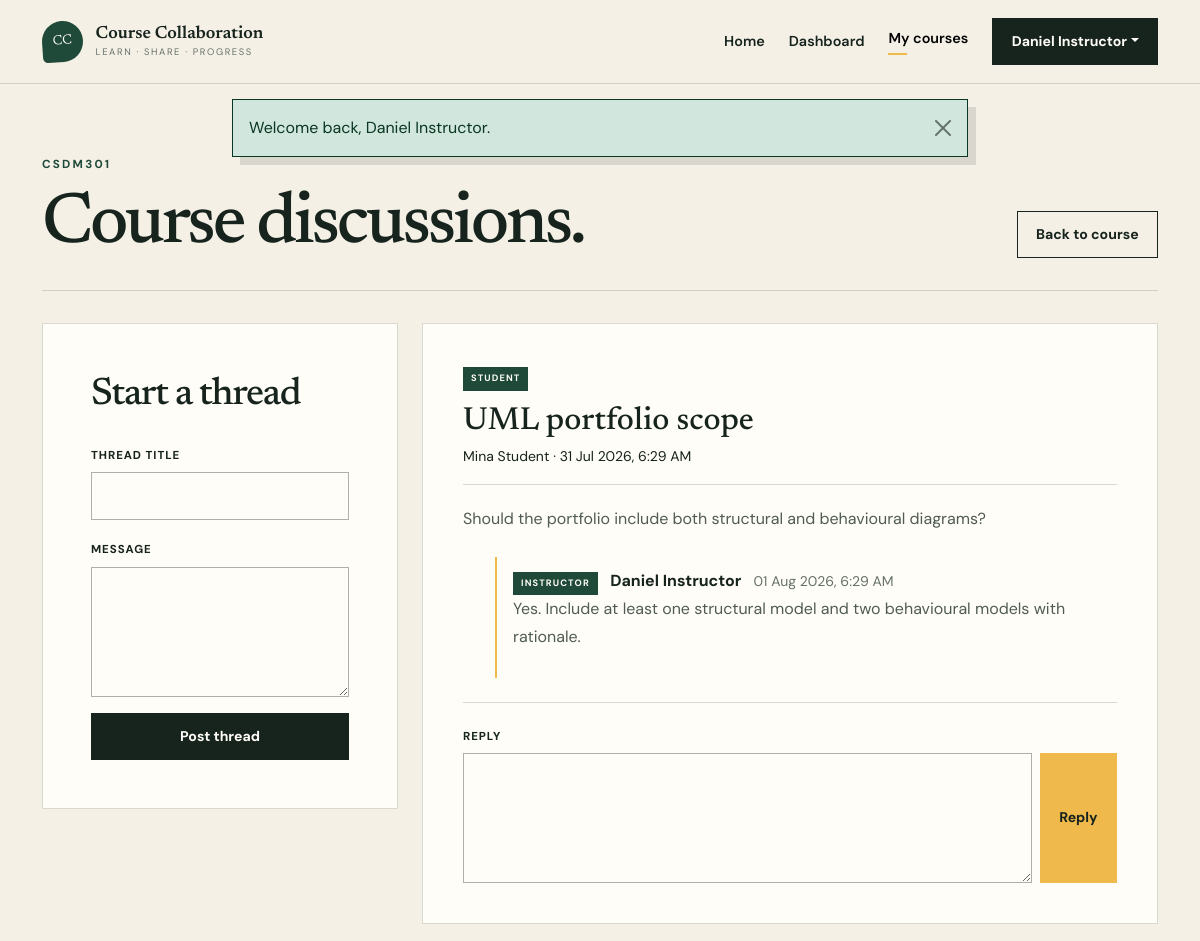
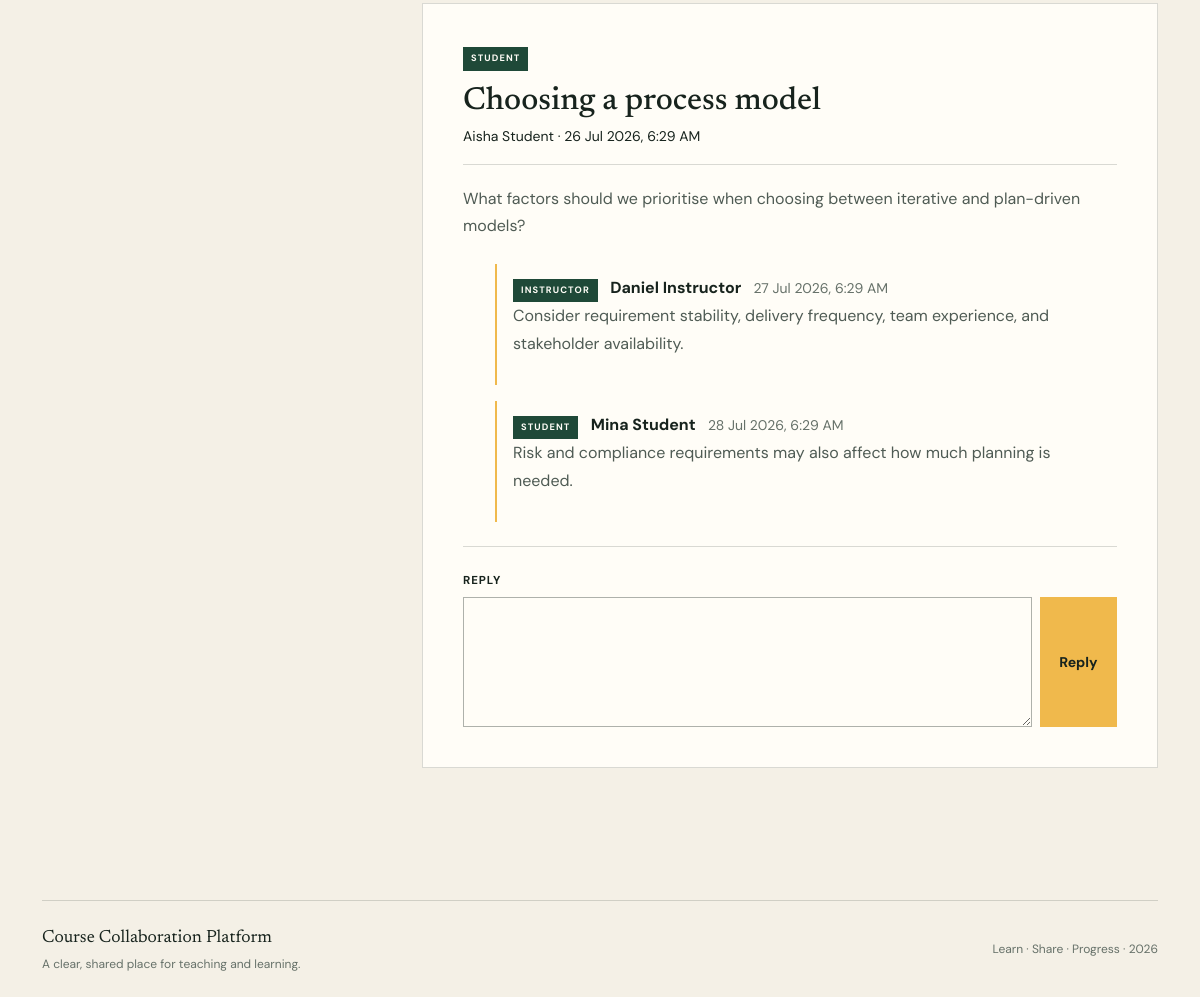
Screenshot of /discussions.php?course_id=1 (signed in) with the database file from the repository (2 pictures, top to bottom).
### tables this page shows
CREATE TABLE courses (
    id BIGINT UNSIGNED AUTO_INCREMENT PRIMARY KEY,
    instructor_id BIGINT UNSIGNED NOT NULL,
    course_code VARCHAR(30) NOT NULL,
    title VARCHAR(180) NOT NULL,
    description TEXT NULL,
    is_published TINYINT(1) NOT NULL DEFAULT 1,
    created_at TIMESTAMP NOT NULL DEFAULT CURRENT_TIMESTAMP,
    updated_at TIMESTAMP NOT NULL DEFAULT CURRENT_TIMESTAMP ON UPDATE CURRENT_TIMESTAMP,
    UNIQUE KEY uq_courses_code (course_code),
    KEY idx_courses_instructor (instructor_id),
    CONSTRAINT fk_courses_instructor
        FOREIGN KEY (instructor_id) REFERENCES users(id)
        ON UPDATE CASCADE ON DELETE RESTRICT
);

CREATE TABLE discussion_threads (
    id BIGINT UNSIGNED AUTO_INCREMENT PRIMARY KEY,
    course_id BIGINT UNSIGNED NOT NULL,
    author_id BIGINT UNSIGNED NOT NULL,
    title VARCHAR(180) NOT NULL,
    content TEXT NOT NULL,
    created_at TIMESTAMP NOT NULL DEFAULT CURRENT_TIMESTAMP,
    updated_at TIMESTAMP NOT NULL DEFAULT CURRENT_TIMESTAMP ON UPDATE CURRENT_TIMESTAMP,
    KEY idx_threads_course_date (course_id, created_at),
    KEY idx_threads_author (author_id),
    CONSTRAINT fk_threads_course
        FOREIGN KEY (course_id) REFERENCES courses(id)
        ON UPDATE CASCADE ON DELETE CASCADE,
    CONSTRAINT fk_threads_author
        FOREIGN KEY (author_id) REFERENCES users(id)
        ON UPDATE CASCADE ON DELETE RESTRICT
);

CREATE TABLE users (
    id BIGINT UNSIGNED AUTO_INCREMENT PRIMARY KEY,
    full_name VARCHAR(120) NOT NULL,
    email VARCHAR(190) NOT NULL,
    password_hash VARCHAR(255) NOT NULL,
    role ENUM('student', 'instructor') NOT NULL DEFAULT 'student',
    is_active TINYINT(1) NOT NULL DEFAULT 1,
    created_at TIMESTAMP NOT NULL DEFAULT CURRENT_TIMESTAMP,
    updated_at TIMESTAMP NOT NULL DEFAULT CURRENT_TIMESTAMP ON UPDATE CURRENT_TIMESTAMP,
    UNIQUE KEY uq_users_email (email),
    KEY idx_users_role (role)
);

CREATE TABLE discussion_replies (
    id BIGINT UNSIGNED AUTO_INCREMENT PRIMARY KEY,
    thread_id BIGINT UNSIGNED NOT NULL,
    author_id BIGINT UNSIGNED NOT NULL,
    content TEXT NOT NULL,
    created_at TIMESTAMP NOT NULL DEFAULT CURRENT_TIMESTAMP,
    updated_at TIMESTAMP NOT NULL DEFAULT CURRENT_TIMESTAMP ON UPDATE CURRENT_TIMESTAMP,
    KEY idx_replies_thread_date (thread_id, created_at),
    KEY idx_replies_author (author_id),
    CONSTRAINT fk_replies_thread
        FOREIGN KEY (thread_id) REFERENCES discussion_threads(id)
        ON UPDATE CASCADE ON DELETE CASCADE,
    CONSTRAINT fk_replies_author
        FOREIGN KEY (author_id) REFERENCES users(id)
        ON UPDATE CASCADE ON DELETE RESTRICT
);

### config/database.php (called while the page is built, shortened)
<?php
function database(): PDO
{
    static $connection = null;
    if ($connection instanceof PDO) {
        return $connection;
    }
    $host = getenv('DB_HOST') ?: '127.0.0.1';
    $port = getenv('DB_PORT') ?: '3306';
    $name = getenv('DB_NAME') ?: 'course_collaboration';
    $username = getenv('DB_USER') ?: 'root';
    $password = getenv('DB_PASS') ?: '';
    $dsn = "mysql:host={$host};port={$port};dbname={$name};charset=utf8mb4";
    try {
        $connection = new PDO($dsn, $username, $password, [
            PDO::ATTR_ERRMODE => PDO::ERRMODE_EXCEPTION,
            PDO::ATTR_DEFAULT_FETCH_MODE => PDO::FETCH_ASSOC,
            PDO::ATTR_EMULATE_PREPARES => false,
        ]);
    } catch (PDOException $exception) {
        error_log('Database connection failed: ' . $exception->getMessage());
        throw new RuntimeException('Unable to connect to the database. Check the application configuration.');
    }
    return $connection;
}

### config/app.php (called while the page is built, shortened)
<?php
function url(string $path = ''): string
{
    return BASE_URL . ($path !== '' ? '/' . ltrim($path, '/') : '');
}
function e(?string $value): string
{
    return htmlspecialchars($value ?? '', ENT_QUOTES | ENT_SUBSTITUTE, 'UTF-8');
}

### includes/auth.php (called while the page is built, shortened)
<?php
require_once __DIR__ . '/../config/app.php';
require_once __DIR__ . '/../config/database.php';
function format_datetime(?string $value, string $fallback = 'Not available'): string
{
    $timestamp = strtotime($value);
    return $timestamp === false ? $fallback : date('d M Y, g:i A', $timestamp);
}

### discussions.php (the view, shortened to what this page needs)
<?php
require_once __DIR__ . '/includes/auth.php';
$user = require_login();
$courseId = positive_id($_GET['course_id'] ?? $_POST['course_id'] ?? null)
    ?? not_found('Invalid course ID.');
$courseStatement = database()->prepare(
    'SELECT c.*, u.full_name AS instructor_name
     FROM courses c
     JOIN users u ON u.id = c.instructor_id
     WHERE c.id = :course'
);
$courseStatement->execute(['course' => $courseId]);
$course = $courseStatement->fetch() ?: not_found('Course not found.');
$threadStatement = database()->prepare(
    'SELECT t.*, u.full_name AS author_name, u.role AS author_role
     FROM discussion_threads t
     JOIN users u ON u.id = t.author_id
     WHERE t.course_id = :course
     ORDER BY t.created_at DESC'
);
$threadStatement->execute(['course' => $courseId]);
$threads = $threadStatement->fetchAll();
$replyStatement = database()->prepare(
    'SELECT r.*, u.full_name AS author_name, u.role AS author_role
     FROM discussion_replies r
     JOIN users u ON u.id = r.author_id
     WHERE r.thread_id = :thread
     ORDER BY r.created_at'
);
foreach ($threads as &$thread) {
    $replyStatement->execute(['thread' => $thread['id']]);
    $thread['replies'] = $replyStatement->fetchAll();
}
$coursePath = $user['role'] === 'student' ? 'student' : 'instructor';
require __DIR__ . '/includes/header.php';
?>
<section class="app-shell">
    <div class="container">
        <div class="page-heading">
            <div>
                <p class="eyebrow"><?= e($course['course_code']) ?></p>
                <h1>Course discussions.</h1>
            </div>
            <a
                class="btn btn-outline-ink"
                href="<?= e(url($coursePath . '/course.php?id=' . $courseId)) ?>"
            >Back to course</a>
        </div>
        <div class="row g-4">
            <div class="col-lg-4">
                <div class="content-panel sticky-lg-top app-sticky">
                    <h2 class="form-title">Start a thread</h2>
                    <form method="post">
                        <div class="mb-3">
                            <label class="form-label" for="title">Thread title</label>
                            <input class="form-control" id="title" name="title" required>
                        </div>
                        <div class="mb-3">
                            <label class="form-label" for="content">Message</label>
                            <textarea class="form-control" id="content" name="content" required></textarea>
                        </div>
                        <button class="btn btn-ink w-100" type="submit">Post thread</button>
                    </form>
                </div>
            </div>
            <div class="col-lg-8">
                <?php if ($threads === []): ?>
                    <div class="content-panel empty-state">
                        <h3>No discussions yet</h3>
                        <p>Start the first course conversation.</p>
                    </div>
                <?php else: ?>
                    <?php foreach ($threads as $thread): ?>
                        <article class="discussion-thread" id="thread-<?= $thread['id'] ?>">
                            <header>
                                <span class="role-chip"><?= e($thread['author_role']) ?></span>
                                <h2><?= e($thread['title']) ?></h2>
                                <small>
                                    <?= e($thread['author_name']) ?>
                                    &middot;
                                    <?= e(format_datetime($thread['created_at'])) ?>
                                </small>
                            </header>
                            <p><?= nl2br(e($thread['content'])) ?></p>
                            <div class="reply-list">
                                <?php foreach ($thread['replies'] as $reply): ?>
                                    <div class="reply">
                                        <span class="role-chip"><?= e($reply['author_role']) ?></span>
                                        <strong><?= e($reply['author_name']) ?></strong>
                                        <small><?= e(format_datetime($reply['created_at'])) ?></small>
                                        <p><?= nl2br(e($reply['content'])) ?></p>
                                    </div>
                                <?php endforeach; ?>
                            </div>
                            <form method="post" class="reply-form">
                                <label class="form-label" for="reply-<?= $thread['id'] ?>">Reply</label>
                                <div class="d-flex gap-2">
                                    <textarea
                                        class="form-control"
                                        id="reply-<?= $thread['id'] ?>"
                                        name="content"
                                        rows="2"
                                        required
                                    ></textarea>
                                    <button class="btn btn-sun" type="submit">Reply</button>
                                </div>
                            </form>
                        </article>
                    <?php endforeach; ?>
                <?php endif; ?>
            </div>
        </div>
    </div>
</section>
<?php require __DIR__ . '/includes/footer.php'; ?>

### assets/css/style.css (style rules this page uses)
:root { --ink: #17231d; --forest: #1f4938; --moss: #54725f; --sun: #f0b94c; --cream: #f4f0e6; --paper: #fffdf7; --line: rgba(23, 35, 29, 0.16); --muted: #667169; --display: "Newsreader", Georgia, serif; --body: "DM Sans", sans-serif; }
html { scroll-behavior: smooth; }
body { background: var(--cream); color: var(--ink); font-family: var(--body); overflow-x: hidden; -webkit-font-smoothing: antialiased; }
.btn { border-radius: 0; font-size: .88rem; font-weight: 700; padding: .76rem 1.15rem; }
.btn-ink { background: var(--ink); color: var(--paper); }
.btn-sun { background: var(--sun); border: 1px solid var(--sun); color: var(--ink); }
.btn-outline-ink { border: 1px solid var(--ink); color: var(--ink); }
.eyebrow { color: var(--forest); font-size: .73rem; font-weight: 700; letter-spacing: .19em; margin-bottom: 1.25rem; text-transform: uppercase; }
.form-label { font-size: .72rem; font-weight: 700; letter-spacing: .08em; text-transform: uppercase; }
.form-control, .form-select { background-color: var(--paper); border: 1px solid rgba(23,35,29,.35); border-radius: 0; min-height: 48px; }
textarea.form-control { min-height: 130px; }
.app-shell { min-height: calc(100vh - 172px); padding: 4.5rem 0 7rem; }
.page-heading { align-items: end; border-bottom: 1px solid var(--line); display: flex; gap: 2rem; justify-content: space-between; margin-bottom: 2rem; padding-bottom: 2rem; }
.page-heading h1 { font-family: var(--display); font-size: clamp(3rem, 6vw, 5.7rem); letter-spacing: -.045em; line-height: .9; margin: 0; }
.content-panel { background: var(--paper); border: 1px solid var(--line); padding: clamp(1.5rem, 4vw, 3rem); }
.form-title { font-family: var(--display); font-size: 2.4rem; letter-spacing: -.035em; margin-bottom: 1.5rem; }
.app-sticky { top: 1.5rem; z-index: 1; }
.discussion-thread { background: var(--paper); border: 1px solid var(--line); margin-bottom: 1.25rem; padding: clamp(1.5rem,4vw,2.5rem); }
.discussion-thread header { border-bottom: 1px solid var(--line); margin-bottom: 1.25rem; padding-bottom: 1rem; }
.discussion-thread h2 { font-family: var(--display); font-size: 2rem; margin: .7rem 0 .25rem; }
.discussion-thread > p, .reply p { color: #4f5b54; line-height: 1.7; }
.role-chip { background: var(--forest); color: var(--paper); display: inline-block; font-size: .58rem; font-weight: 700; letter-spacing: .12em; padding: .3rem .5rem; text-transform: uppercase; }
.reply-list { margin: 1.5rem 0; padding-left: 2rem; }
.reply { border-left: 2px solid var(--sun); margin-bottom: 1rem; padding: .75rem 1rem; }
.reply strong { margin: 0 .5rem; }
.reply small { color: var(--muted); }
.reply-form { border-top: 1px solid var(--line); padding-top: 1.25rem; }

### rows the page displays
courses: course_code "CSDM301"
discussion_threads: author.role "STUDENT", title "UML portfolio scope", author.full_name "Mina Student", created_at "31 Jul 2026, 6:29 AM", content "Should the portfolio include both structural and behavioural diagrams?"
discussion_replies: author.role "INSTRUCTOR", author.full_name "Daniel Instructor", created_at "01 Aug 2026, 6:29 AM", content "Yes. Include at least one structural model and two behavioural models with rationale."
discussion_threads: author.role "STUDENT", title "Choosing a process model", author.full_name "Aisha Student", created_at "26 Jul 2026, 6:29 AM", content "What factors should we prioritise when choosing between iterative and plan-driven models?"
discussion_replies: author.role "INSTRUCTOR", author.full_name "Daniel Instructor", created_at "27 Jul 2026, 6:29 AM", content "Consider requirement stability, delivery frequency, team experience, and stakeholder availability."
discussion_replies: author.role "STUDENT", author.full_name "Mina Student", created_at "28 Jul 2026, 6:29 AM", content "Risk and compliance requirements may also affect how much planning is needed."

### other values shown
$authenticatedUser['full_name'] "Daniel Instructor"
$flash['message'] "Welcome back, Daniel Instructor."
